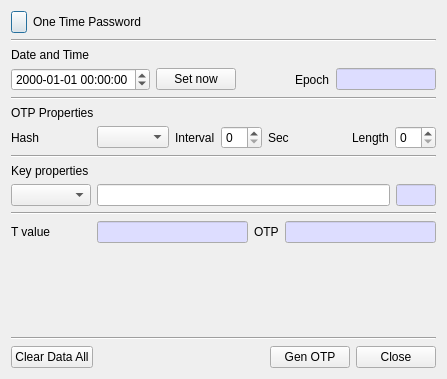
<?xml version="1.0" encoding="UTF-8"?>
<ui version="4.0">
 <class>GenOTPDlg</class>
 <widget class="QDialog" name="GenOTPDlg">
  <property name="geometry">
   <rect>
    <x>0</x>
    <y>0</y>
    <width>447</width>
    <height>379</height>
   </rect>
  </property>
  <property name="windowTitle">
   <string>OTP Generator</string>
  </property>
  <layout class="QVBoxLayout" name="verticalLayout">
   <item>
    <layout class="QGridLayout" name="gridLayout_2">
     <property name="topMargin">
      <number>0</number>
     </property>
     <item row="0" column="0">
      <widget class="QPushButton" name="pushButton">
       <property name="minimumSize">
        <size>
         <width>16</width>
         <height>0</height>
        </size>
       </property>
       <property name="maximumSize">
        <size>
         <width>16</width>
         <height>16777215</height>
        </size>
       </property>
       <property name="text">
        <string/>
       </property>
       <property name="icon">
        <iconset resource="bereditor.qrc">
         <normaloff>:/images/otp.png</normaloff>:/images/otp.png</iconset>
       </property>
      </widget>
     </item>
     <item row="0" column="1">
      <widget class="QLabel" name="label_10">
       <property name="text">
        <string>One Time Password</string>
       </property>
      </widget>
     </item>
    </layout>
   </item>
   <item>
    <widget class="Line" name="line_5">
     <property name="orientation">
      <enum>Qt::Horizontal</enum>
     </property>
    </widget>
   </item>
   <item>
    <widget class="QLabel" name="label_6">
     <property name="text">
      <string>Date and Time</string>
     </property>
    </widget>
   </item>
   <item>
    <layout class="QHBoxLayout" name="horizontalLayout">
     <item>
      <widget class="QDateTimeEdit" name="mDateTime">
       <property name="dateTime">
        <datetime>
         <hour>0</hour>
         <minute>0</minute>
         <second>0</second>
         <year>2000</year>
         <month>1</month>
         <day>1</day>
        </datetime>
       </property>
       <property name="displayFormat">
        <string>yyyy-MM-dd hh:mm:ss</string>
       </property>
       <property name="timeSpec">
        <enum>Qt::LocalTime</enum>
       </property>
      </widget>
     </item>
     <item>
      <widget class="QPushButton" name="mSetNowBtn">
       <property name="text">
        <string>Set now</string>
       </property>
      </widget>
     </item>
     <item>
      <spacer name="horizontalSpacer">
       <property name="orientation">
        <enum>Qt::Horizontal</enum>
       </property>
       <property name="sizeHint" stdset="0">
        <size>
         <width>40</width>
         <height>20</height>
        </size>
       </property>
      </spacer>
     </item>
     <item>
      <widget class="QLabel" name="mEpochLabel">
       <property name="text">
        <string>Epoch</string>
       </property>
      </widget>
     </item>
     <item>
      <widget class="QLineEdit" name="mEpochText">
       <property name="minimumSize">
        <size>
         <width>100</width>
         <height>0</height>
        </size>
       </property>
       <property name="maximumSize">
        <size>
         <width>100</width>
         <height>16777215</height>
        </size>
       </property>
       <property name="palette">
        <palette>
         <active>
          <colorrole role="Base">
           <brush brushstyle="SolidPattern">
            <color alpha="255">
             <red>221</red>
             <green>221</green>
             <blue>255</blue>
            </color>
           </brush>
          </colorrole>
         </active>
         <inactive>
          <colorrole role="Base">
           <brush brushstyle="SolidPattern">
            <color alpha="255">
             <red>221</red>
             <green>221</green>
             <blue>255</blue>
            </color>
           </brush>
          </colorrole>
         </inactive>
         <disabled/>
        </palette>
       </property>
       <property name="readOnly">
        <bool>true</bool>
       </property>
      </widget>
     </item>
    </layout>
   </item>
   <item>
    <widget class="Line" name="line">
     <property name="orientation">
      <enum>Qt::Horizontal</enum>
     </property>
    </widget>
   </item>
   <item>
    <widget class="QLabel" name="label_7">
     <property name="text">
      <string>OTP Properties</string>
     </property>
    </widget>
   </item>
   <item>
    <layout class="QHBoxLayout" name="horizontalLayout_2">
     <item>
      <widget class="QLabel" name="label">
       <property name="minimumSize">
        <size>
         <width>80</width>
         <height>0</height>
        </size>
       </property>
       <property name="text">
        <string>Hash</string>
       </property>
      </widget>
     </item>
     <item>
      <widget class="QComboBox" name="mHashTypeCombo"/>
     </item>
     <item>
      <widget class="QLabel" name="label_2">
       <property name="text">
        <string>Interval</string>
       </property>
      </widget>
     </item>
     <item>
      <widget class="QSpinBox" name="mIntervalSpin"/>
     </item>
     <item>
      <widget class="QLabel" name="label_9">
       <property name="text">
        <string>Sec</string>
       </property>
      </widget>
     </item>
     <item>
      <spacer name="horizontalSpacer_2">
       <property name="orientation">
        <enum>Qt::Horizontal</enum>
       </property>
       <property name="sizeHint" stdset="0">
        <size>
         <width>40</width>
         <height>20</height>
        </size>
       </property>
      </spacer>
     </item>
     <item>
      <widget class="QLabel" name="label_3">
       <property name="text">
        <string>Length</string>
       </property>
      </widget>
     </item>
     <item>
      <widget class="QSpinBox" name="mLengthSpin"/>
     </item>
    </layout>
   </item>
   <item>
    <widget class="Line" name="line_2">
     <property name="orientation">
      <enum>Qt::Horizontal</enum>
     </property>
    </widget>
   </item>
   <item>
    <widget class="QLabel" name="label_8">
     <property name="text">
      <string>Key properties</string>
     </property>
    </widget>
   </item>
   <item>
    <layout class="QHBoxLayout" name="horizontalLayout_3">
     <item>
      <widget class="QComboBox" name="mKeyTypeCombo">
       <property name="minimumSize">
        <size>
         <width>80</width>
         <height>0</height>
        </size>
       </property>
      </widget>
     </item>
     <item>
      <widget class="QLineEdit" name="mKeyText"/>
     </item>
     <item>
      <widget class="QLineEdit" name="mKeyLenText">
       <property name="minimumSize">
        <size>
         <width>40</width>
         <height>0</height>
        </size>
       </property>
       <property name="maximumSize">
        <size>
         <width>40</width>
         <height>16777215</height>
        </size>
       </property>
       <property name="palette">
        <palette>
         <active>
          <colorrole role="Base">
           <brush brushstyle="SolidPattern">
            <color alpha="255">
             <red>221</red>
             <green>221</green>
             <blue>255</blue>
            </color>
           </brush>
          </colorrole>
         </active>
         <inactive>
          <colorrole role="Base">
           <brush brushstyle="SolidPattern">
            <color alpha="255">
             <red>221</red>
             <green>221</green>
             <blue>255</blue>
            </color>
           </brush>
          </colorrole>
         </inactive>
         <disabled>
          <colorrole role="Base">
           <brush brushstyle="SolidPattern">
            <color alpha="255">
             <red>240</red>
             <green>240</green>
             <blue>240</blue>
            </color>
           </brush>
          </colorrole>
         </disabled>
        </palette>
       </property>
       <property name="readOnly">
        <bool>true</bool>
       </property>
      </widget>
     </item>
    </layout>
   </item>
   <item>
    <widget class="Line" name="line_3">
     <property name="orientation">
      <enum>Qt::Horizontal</enum>
     </property>
    </widget>
   </item>
   <item>
    <layout class="QHBoxLayout" name="horizontalLayout_4">
     <item>
      <widget class="QLabel" name="label_4">
       <property name="minimumSize">
        <size>
         <width>80</width>
         <height>0</height>
        </size>
       </property>
       <property name="text">
        <string>T value</string>
       </property>
      </widget>
     </item>
     <item>
      <widget class="QLineEdit" name="mTValueText">
       <property name="palette">
        <palette>
         <active>
          <colorrole role="Base">
           <brush brushstyle="SolidPattern">
            <color alpha="255">
             <red>221</red>
             <green>221</green>
             <blue>255</blue>
            </color>
           </brush>
          </colorrole>
         </active>
         <inactive>
          <colorrole role="Base">
           <brush brushstyle="SolidPattern">
            <color alpha="255">
             <red>221</red>
             <green>221</green>
             <blue>255</blue>
            </color>
           </brush>
          </colorrole>
         </inactive>
         <disabled>
          <colorrole role="Base">
           <brush brushstyle="SolidPattern">
            <color alpha="255">
             <red>240</red>
             <green>240</green>
             <blue>240</blue>
            </color>
           </brush>
          </colorrole>
         </disabled>
        </palette>
       </property>
       <property name="font">
        <font/>
       </property>
       <property name="readOnly">
        <bool>true</bool>
       </property>
      </widget>
     </item>
     <item>
      <widget class="QLabel" name="label_5">
       <property name="minimumSize">
        <size>
         <width>0</width>
         <height>0</height>
        </size>
       </property>
       <property name="maximumSize">
        <size>
         <width>16777215</width>
         <height>16777215</height>
        </size>
       </property>
       <property name="text">
        <string>OTP</string>
       </property>
       <property name="alignment">
        <set>Qt::AlignLeading|Qt::AlignLeft|Qt::AlignVCenter</set>
       </property>
      </widget>
     </item>
     <item>
      <widget class="QLineEdit" name="mOTPValueText">
       <property name="palette">
        <palette>
         <active>
          <colorrole role="Base">
           <brush brushstyle="SolidPattern">
            <color alpha="255">
             <red>221</red>
             <green>221</green>
             <blue>255</blue>
            </color>
           </brush>
          </colorrole>
         </active>
         <inactive>
          <colorrole role="Base">
           <brush brushstyle="SolidPattern">
            <color alpha="255">
             <red>221</red>
             <green>221</green>
             <blue>255</blue>
            </color>
           </brush>
          </colorrole>
         </inactive>
         <disabled>
          <colorrole role="Base">
           <brush brushstyle="SolidPattern">
            <color alpha="255">
             <red>240</red>
             <green>240</green>
             <blue>240</blue>
            </color>
           </brush>
          </colorrole>
         </disabled>
        </palette>
       </property>
       <property name="font">
        <font/>
       </property>
       <property name="readOnly">
        <bool>true</bool>
       </property>
      </widget>
     </item>
    </layout>
   </item>
   <item>
    <spacer name="verticalSpacer">
     <property name="orientation">
      <enum>Qt::Vertical</enum>
     </property>
     <property name="sizeHint" stdset="0">
      <size>
       <width>20</width>
       <height>40</height>
      </size>
     </property>
    </spacer>
   </item>
   <item>
    <widget class="Line" name="line_4">
     <property name="orientation">
      <enum>Qt::Horizontal</enum>
     </property>
    </widget>
   </item>
   <item>
    <layout class="QGridLayout" name="gridLayout">
     <item row="0" column="1">
      <spacer name="horizontalSpacer_3">
       <property name="orientation">
        <enum>Qt::Horizontal</enum>
       </property>
       <property name="sizeHint" stdset="0">
        <size>
         <width>40</width>
         <height>20</height>
        </size>
       </property>
      </spacer>
     </item>
     <item row="0" column="3">
      <widget class="QPushButton" name="mCloseBtn">
       <property name="text">
        <string>Close</string>
       </property>
      </widget>
     </item>
     <item row="0" column="2">
      <widget class="QPushButton" name="mGenOTPBtn">
       <property name="text">
        <string>Gen OTP</string>
       </property>
      </widget>
     </item>
     <item row="0" column="0">
      <widget class="QPushButton" name="mClearDataAllBtn">
       <property name="text">
        <string>Clear Data All</string>
       </property>
      </widget>
     </item>
    </layout>
   </item>
  </layout>
 </widget>
 <tabstops>
  <tabstop>mDateTime</tabstop>
  <tabstop>mSetNowBtn</tabstop>
  <tabstop>mEpochText</tabstop>
  <tabstop>mHashTypeCombo</tabstop>
  <tabstop>mIntervalSpin</tabstop>
  <tabstop>mLengthSpin</tabstop>
  <tabstop>mKeyTypeCombo</tabstop>
  <tabstop>mKeyText</tabstop>
  <tabstop>mKeyLenText</tabstop>
  <tabstop>mTValueText</tabstop>
  <tabstop>mOTPValueText</tabstop>
  <tabstop>mClearDataAllBtn</tabstop>
  <tabstop>mGenOTPBtn</tabstop>
  <tabstop>mCloseBtn</tabstop>
 </tabstops>
 <resources>
  <include location="bereditor.qrc"/>
 </resources>
 <connections/>
</ui>
